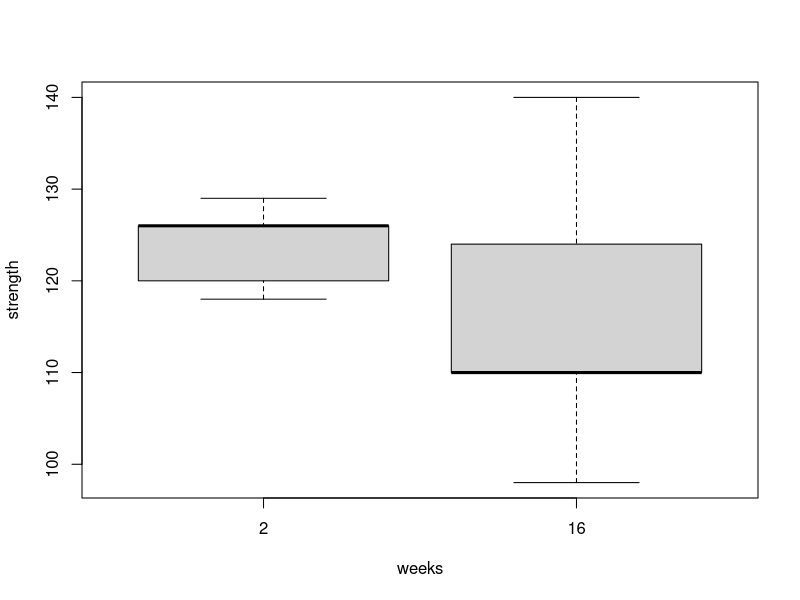
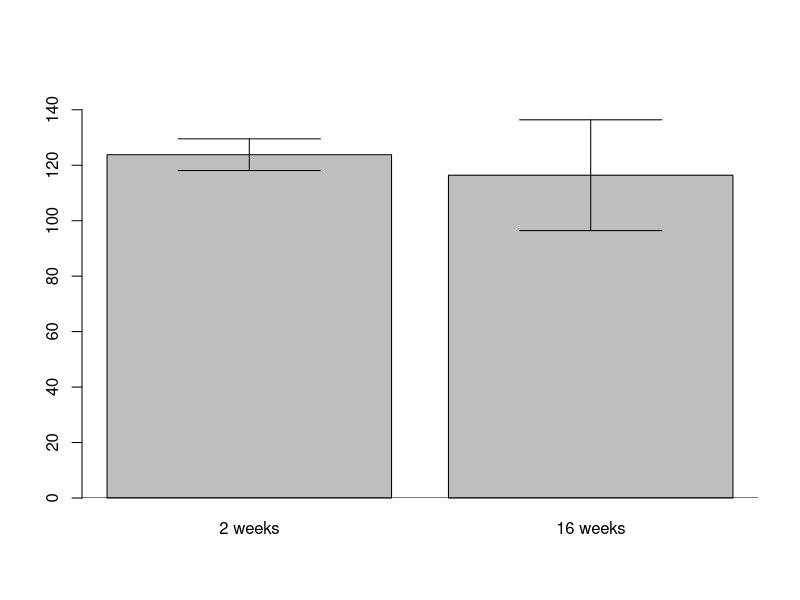

These charts were generated, in order, by the following R code:
# First read the data as a dataframe into your R memory 
decay<- read.csv("Datasets/decay.csv" )

#print the dataframe to check the content
# Note, this is only possible if your data is small 
decay
attach(decay)

# Install the R package gplots
# This is a one time installation on your system
# install.packages("gplots")

# you need to load the gplots libarary 
library(gplots)


# Side by side box plots
# We can use the two data categories to make two boxplots side by side. 
boxplot(strength~weeks)

# Bar graph with ionfdenie intervals
means <- tapply(strength, weeks, mean)


lower <- tapply(strength, weeks, function(v) t.test(v)$conf.int[1])

upper <- tapply(strength, weeks, function(v) t.test(v)$conf.int[2])



# 
max(upper)

barplot2(means, plot.ci=TRUE, ci.l=lower, ci.u=upper, ylim = c(0, max(upper)*1.1), 
         names.arg=c("2 weeks", "16 weeks"))

text(0, lower[2], round(lower[2], 0))

abline(h=0)
